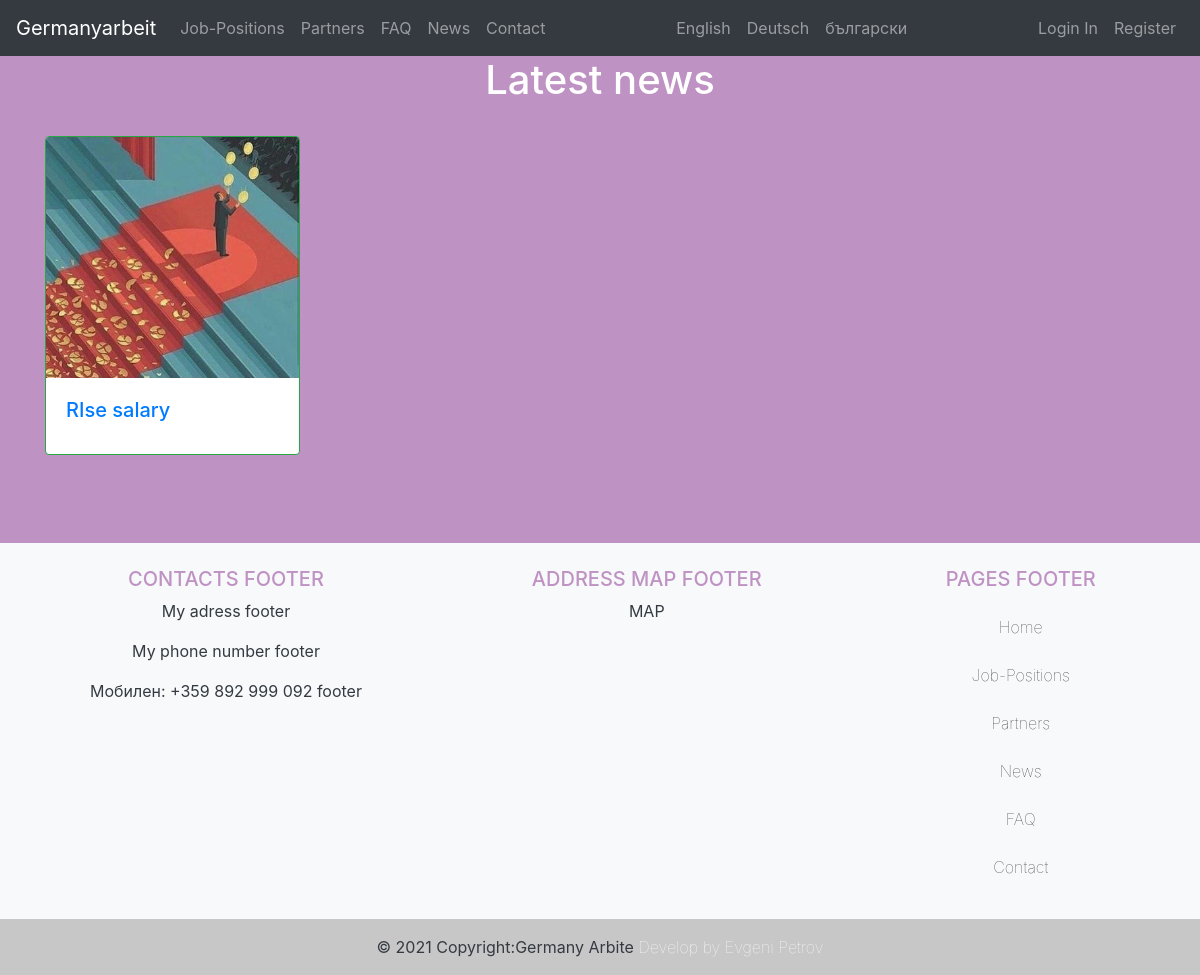
Before: /news/ with the older database file.
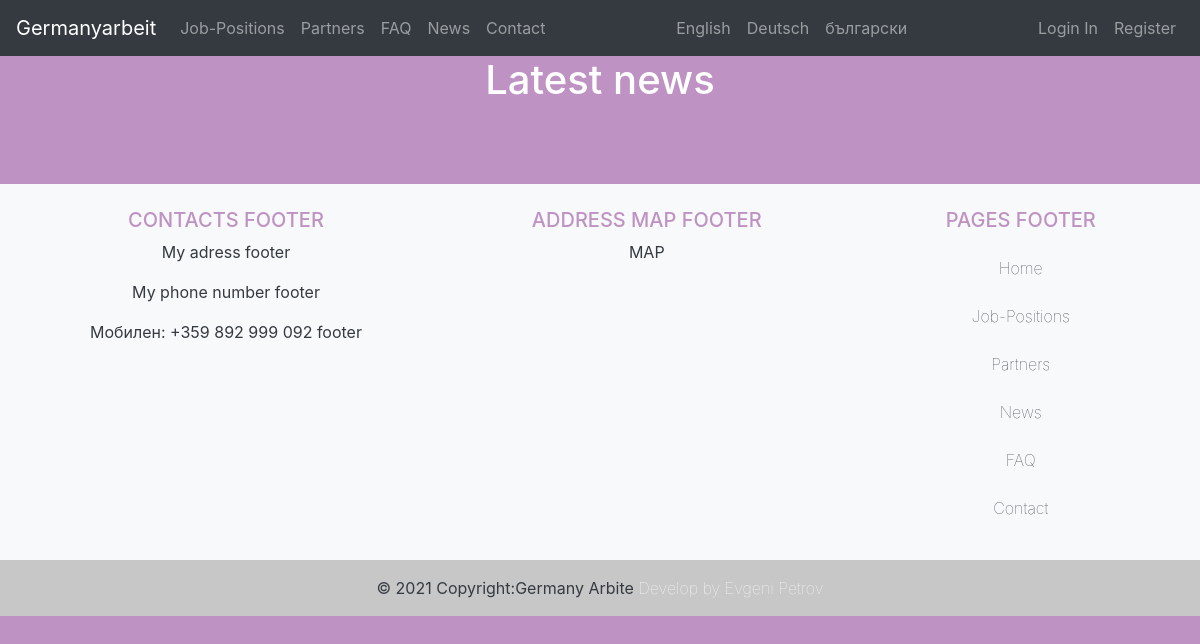
After: the same page with the newer database file.
### news/models.py (models this page shows, shortened)
class News(models.Model):
    title = models.CharField(max_length=250)
    slug = models.SlugField(allow_unicode=True)
    thumbnail = models.ImageField(upload_to='photos/%Y/%m/%d/')
    content = models.TextField()
    featured = models.BooleanField(default=False)
    date_create = models.DateField(default=datetime.now, blank=True)

### news/views.py (the view)
# urls.py: path('', NewsListView.as_view(), name="news"),
class NewsListView(ListView):
    model = News
    ordering = ['-date_create']

### templates/news/news_list.html (shortened to what this page needs)
{% extends 'base.html' %}
{% load i18n %}
{% block content %}
    <div class="header">
        <h1 style="color: white; text-align: center">{% trans "Latest news" %}</h1>
    </div>
    <br>
    <div class="container">
        <div class="row">
            {% for obj in object_list %}
                <div class="col-lg-3">
                    <a href="{{ obj.slug }}"><div class="card border-success mb-3">
                        <img class="card-img-top" src="{{ obj.thumbnail.url | safe }}" alt="Card image cap">
                        <div class="card-body">
                            <h5 class="card-title" style="none">{{ obj.title | safe }}</h5>
                        </div>
                    </div></a>
                    <br>
                </div>
            {% endfor %}
        </div>
    </div>
{% endblock %}

Changed rows visible on the page:
removed News: thumbnail (picture), title "RIse salary"
